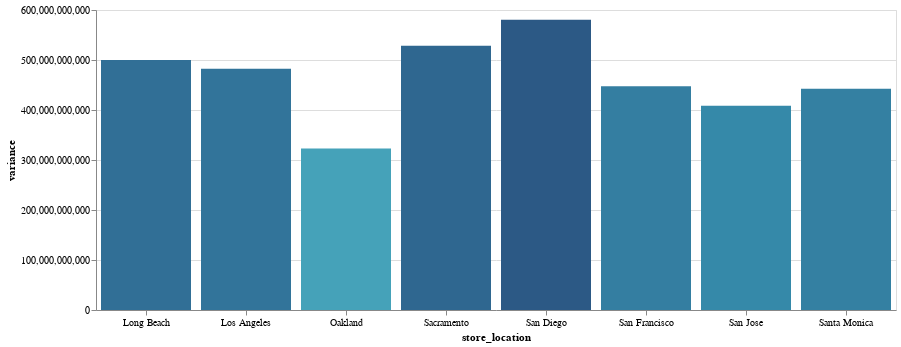

Notebook source saved alongside this figure:
### Markdown cell above
###Histogram

### Code cell
# Stores ranked by variance
rankedby_variance = groupby_variance.sort_values(ascending=False)

# Converting rankedby_variance from pd.Series to a pd.DataFrame for visualization
variance_ranked_df = rankedby_variance.reset_index()
variance_ranked_df.columns = ['store_location', 'variance']

# Create the histogram
color_scale = alt.Scale(scheme='tealblues', domainMid=0)
histogram = alt.Chart(variance_ranked_df, width=800).mark_bar().encode(
    x=alt.X('store_location:N', axis=alt.Axis(labelAngle=0)),
    y='variance:Q',
    color=alt.Color('variance:Q', scale=color_scale, legend=None),
    tooltip=['store_location:N', 'variance:Q']
)

# Display the histogram
histogram.interactive()

### Figure 1 — Vega-Lite specification as saved in the notebook (floating-point values rounded to 4 significant figures)
{"config": {"view": {"continuousWidth": 400, "continuousHeight": 300}}, "data": {"name": "data-e0374b4389d652a632547dd539815231"}, "mark": "bar", "encoding": {"color": {"field": "variance", "legend": null, "scale": {"domainMid": 0, "scheme": "tealblues"}, "type": "quantitative"}, "tooltip": [{"field": "store_location", "type": "nominal"}, {"field": "variance", "type": "quantitative"}], "x": {"axis": {"labelAngle": 0}, "field": "store_location", "type": "nominal"}, "y": {"field": "variance", "type": "quantitative"}}, "selection": {"selector035": {"type": "interval", "bind": "scales", "encodings": ["x", "y"]}}, "width": 800, "$schema": "https://vega.github.io/schema/vega-lite/v4.17.0.json", "datasets": {"data-e0374b4389d652a632547dd539815231": [{"store_location": "San Diego", "variance": 580600000000.0}, {"store_location": "Sacramento", "variance": 528500000000.0}, {"store_location": "Long Beach", "variance": 500000000000.0}, {"store_location": "Los Angeles", "variance": 482400000000.0}, {"store_location": "San Francisco", "variance": 447300000000.0}, {"store_location": "Santa Monica", "variance": 442400000000.0}, {"store_location": "San Jose", "variance": 408500000000.0}, {"store_location": "Oakland", "variance": 323100000000.0}]}}
